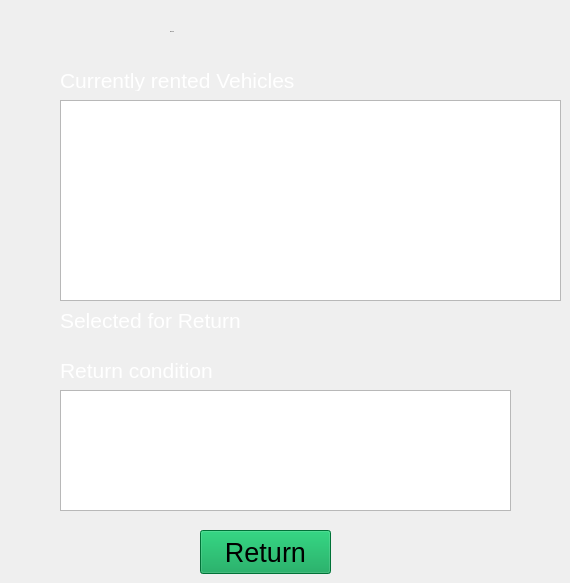
    <widget class="QWidget" name="CheckIn">
     <widget class="QLabel" name="checkInLbl">
      <property name="geometry">
       <rect>
        <x>170</x>
        <y>0</y>
        <width>181</width>
        <height>64</height>
       </rect>
      </property>
      <property name="minimumSize">
       <size>
        <width>181</width>
        <height>64</height>
       </size>
      </property>
      <property name="font">
       <font>
        <family>Segoe UI</family>
        <pointsize>-1</pointsize>
        <italic>false</italic>
        <bold>false</bold>
       </font>
      </property>
      <property name="text">
       <string>Check In</string>
      </property>
     </widget>
     <widget class="QLabel" name="label_24">
      <property name="geometry">
       <rect>
        <x>60</x>
        <y>70</y>
        <width>241</width>
        <height>21</height>
       </rect>
      </property>
      <property name="font">
       <font>
        <pointsize>16</pointsize>
       </font>
      </property>
      <property name="styleSheet">
       <string notr="true">color: rgb(255, 255, 255);</string>
      </property>
      <property name="text">
       <string>Currently rented Vehicles</string>
      </property>
     </widget>
     <widget class="QLabel" name="label_25">
      <property name="geometry">
       <rect>
        <x>60</x>
        <y>310</y>
        <width>191</width>
        <height>21</height>
       </rect>
      </property>
      <property name="font">
       <font>
        <pointsize>16</pointsize>
       </font>
      </property>
      <property name="styleSheet">
       <string notr="true">color: rgb(255, 255, 255);</string>
      </property>
      <property name="text">
       <string>Selected for Return</string>
      </property>
     </widget>
     <widget class="QLabel" name="rentalSelectedForReturn">
      <property name="enabled">
       <bool>true</bool>
      </property>
      <property name="geometry">
       <rect>
        <x>260</x>
        <y>311</y>
        <width>301</width>
        <height>20</height>
       </rect>
      </property>
      <property name="font">
       <font>
        <family>Segoe UI</family>
        <pointsize>7</pointsize>
        <italic>false</italic>
        <bold>false</bold>
        <kerning>true</kerning>
       </font>
      </property>
      <property name="autoFillBackground">
       <bool>false</bool>
      </property>
      <property name="styleSheet">
       <string notr="true">color: rgb(255, 255, 255);
font: 7pt &quot;Segoe UI&quot;;</string>
      </property>
      <property name="text">
       <string/>
      </property>
      <property name="textFormat">
       <enum>Qt::PlainText</enum>
      </property>
     </widget>
     <widget class="QTextEdit" name="returnConditionInput">
      <property name="geometry">
       <rect>
        <x>60</x>
        <y>390</y>
        <width>451</width>
        <height>121</height>
       </rect>
      </property>
      <property name="styleSheet">
       <string notr="true">color: rgb(255, 255, 255);
font: 12pt &quot;Segoe UI&quot;;</string>
      </property>
     </widget>
     <widget class="QLabel" name="label_27">
      <property name="geometry">
       <rect>
        <x>60</x>
        <y>360</y>
        <width>191</width>
        <height>21</height>
       </rect>
      </property>
      <property name="font">
       <font>
        <pointsize>16</pointsize>
       </font>
      </property>
      <property name="styleSheet">
       <string notr="true">color: rgb(255, 255, 255);</string>
      </property>
      <property name="text">
       <string>Return condition</string>
      </property>
     </widget>
     <widget class="QPushButton" name="returnVehicleBtn">
      <property name="geometry">
       <rect>
        <x>200</x>
        <y>530</y>
        <width>131</width>
        <height>44</height>
       </rect>
      </property>
      <property name="font">
       <font>
        <pointsize>20</pointsize>
       </font>
      </property>
      <property name="styleSheet">
       <string notr="true">border-color: rgb(255, 255, 255);
color: rgb(0, 0, 0);
background-color: rgb(0, 159, 77);</string>
      </property>
      <property name="text">
       <string>Return</string>
      </property>
     </widget>
     <widget class="QListWidget" name="rentedVehicleList">
      <property name="geometry">
       <rect>
        <x>60</x>
        <y>100</y>
        <width>501</width>
        <height>201</height>
       </rect>
      </property>
      <property name="styleSheet">
       <string notr="true">color: rgb(255, 255, 255);</string>
      </property>
     </widget>
     <zorder>checkInLbl</zorder>
     <zorder>label_24</zorder>
     <zorder>label_25</zorder>
     <zorder>rentalSelectedForReturn</zorder>
     <zorder>label_27</zorder>
     <zorder>returnVehicleBtn</zorder>
     <zorder>rentedVehicleList</zorder>
     <zorder>returnConditionInput</zorder>
    </widget>
